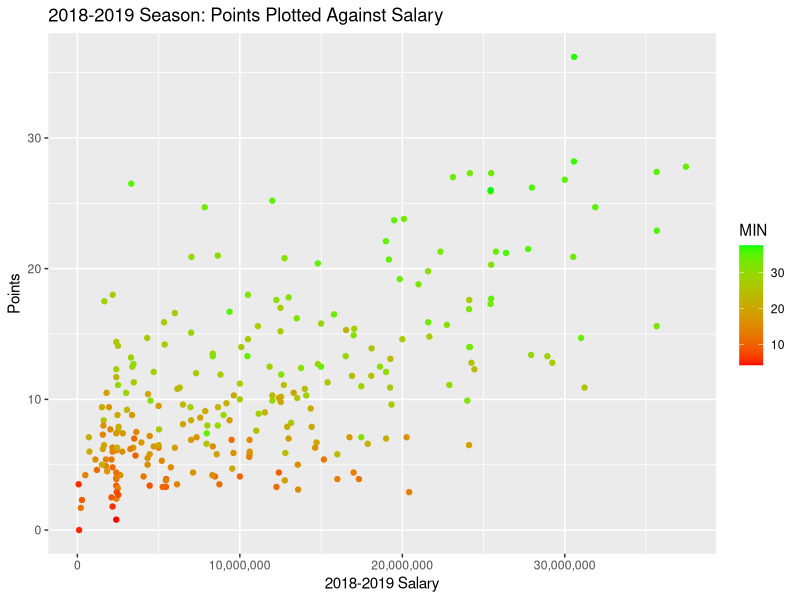

Write the R code that produced this figure.
## ---- chunk 1
knitr::opts_chunk$set(echo = TRUE)
## ---- chunk 2
summary(cars)
## ---- chunk 3
players1819 <- read.csv(file = "players18-19.csv", header = TRUE)
players1718 <- read.csv(file = "players17-18.csv", header = TRUE)
players1617 <- read.csv(file = "players16-17.csv", header = TRUE)
players1516 <- read.csv(file = "players15-16.csv", header = TRUE)
## ---- chunk 4
salary1819 <- read.csv(file = "18-19_salary.csv", header = TRUE)
salary1718 <- read.csv(file = "17-18_salary.csv", header = TRUE)
salary1617 <- read.csv(file = "16-17_salary.csv", header = TRUE)
salary1516 <- read.csv(file = "15-16_salary.csv", header = TRUE)
## ---- chunk 5
#merge concactenates two dataframes together by values in a certain row or column.
df_salary <- merge(salary1516, salary1617, by.x = "Player", by.y = "Player")
df_salary <- merge(df_salary, salary1718, by.x = "Player", by.y = "Player")
df_salary <- merge(df_salary, salary1819, by.x = "Player", by.y = "Player")

#rm removes dataframes and vectors from our local working environment.
#rm(salary1516, salary1617, salary1718, salary1819)
## ---- chunk 6
names(df_salary) <- c("Player", "y1516", "y1617", "y1718", "y1819")

df_salary$Player <- as.character(df_salary$Player)

df_salary$y1516 = as.numeric(gsub("[\\$,]", "", as.character(df_salary$y1516)))
df_salary$y1617 = as.numeric(gsub("[\\$,]", "", as.character(df_salary$y1617)))
df_salary$y1718 = as.numeric(gsub("[\\$,]", "", as.character(df_salary$y1718)))
df_salary$y1819 = as.numeric(gsub("[\\$,]", "", as.character(df_salary$y1819)))

#Trim unnecessary whitespace to prevent string matching errors
df_salary$Player = trimws(df_salary$Player)
## ---- chunk 7
head(df_salary)
## ---- chunk 8
require(ggplot2)
require(scales)
data1819 <- merge(df_salary, players1819, by.x = "Player", by.y = "PLAYER")

p <- ggplot(data = data1819, aes(x = y1819, y = PTS, colour = MIN))
p + scale_x_continuous(labels = comma) + xlab("2018-2019 Salary") + 
  ylab("Points") + ggtitle("2018-2019 Season: Points Plotted Against Salary") + 
  scale_color_gradient(low="red", high="green") + geom_point()
## ---- chunk 9
points_salary <- lm(y1819 ~ PTS, data = data1819)
summary(points_salary)
